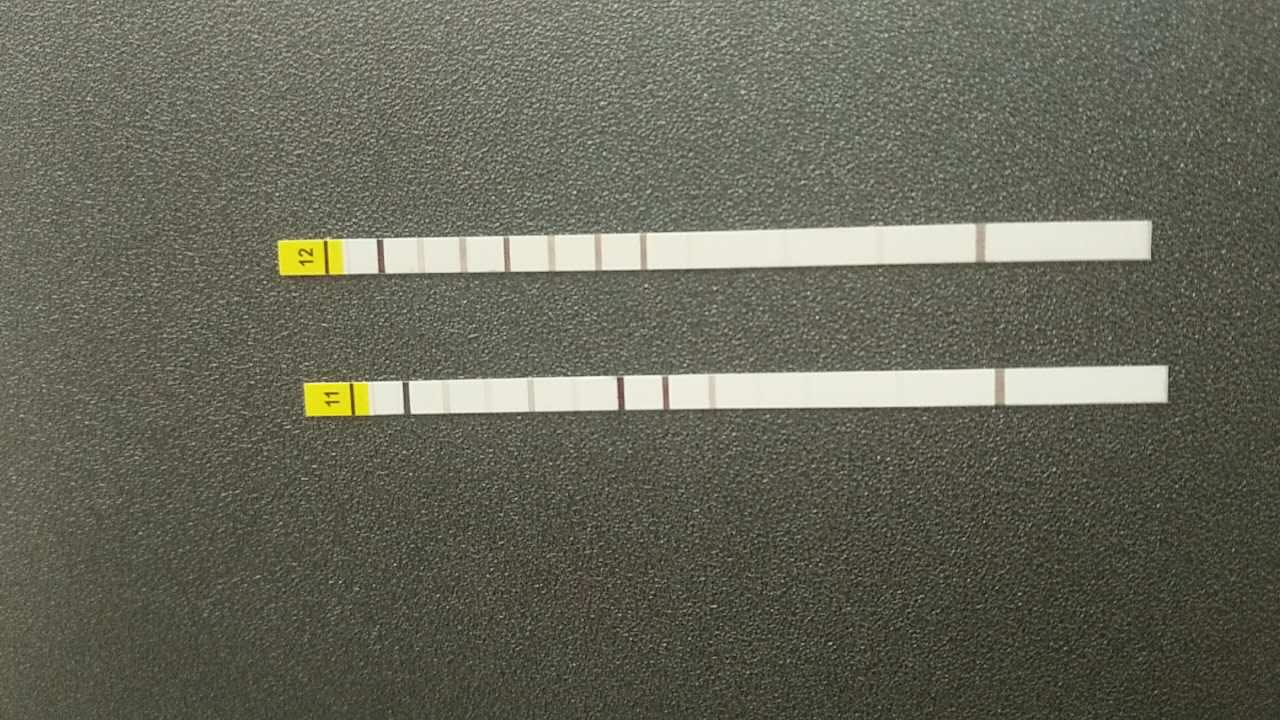
#> input picture test/WechatIMG19.jpeg, 1280 x 720 px
$ python test.py
#> lines starting #> are read from the running program, lines starting #| are printed output that depends on the picture; after the words box and inside, x2 and y2 are one past the last pixel; in counts of white or black regions, pixels touching at a corner belong together; long printed decimals are rounded
import cv2
import numpy as np

src = cv2.imread('WechatIMG19.jpeg')
#> src is the input picture: shape (720, 1280, 3); mean B, G, R 89.1, 103.1, 102.7
# src = cv2.imread('scene.jpg')

gray = cv2.cvtColor(src, cv2.COLOR_RGB2GRAY)
cv2.imshow('1-grey.png', gray)

retval, bw = cv2.threshold(gray, 80.0, 255.0, cv2.THRESH_BINARY)
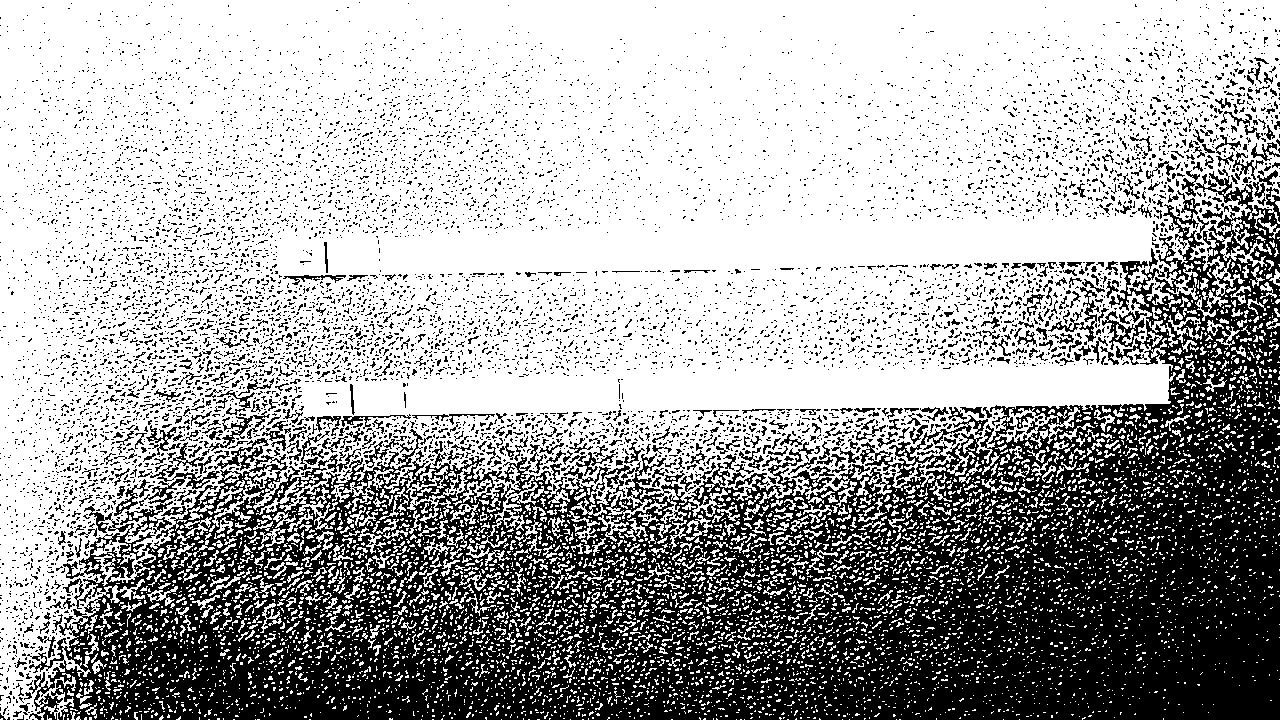
#> bw: shape (720, 1280); 65.7% white; 8714 black regions (8273 under 20 px), largest, box (x1, y1, x2, y2) and area: (27, 169, 1280, 720) 261480, (209, 411, 270, 451) 480, (1102, 311, 1145, 350) 477
cv2.imshow('2-bw.png', bw)

range = cv2.inRange(src, (0, 0, 0), (100, 100, 100))
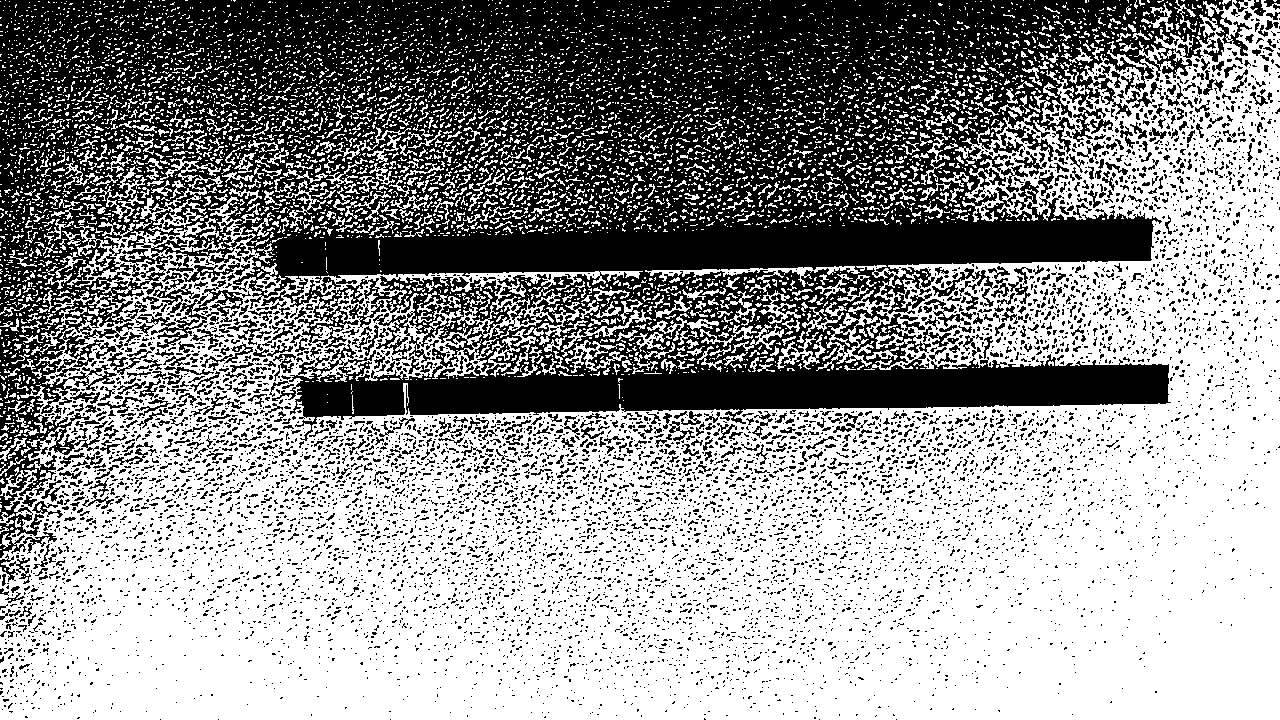
#> range: shape (720, 1280); 57.3% white; 8139 black regions (7510 under 20 px), largest, box (x1, y1, x2, y2) and area: (0, 0, 1252, 496) 322981, (137, 279, 219, 349) 1312, (0, 491, 57, 558) 1195
cv2.imshow('3-range.png', range)

invert = cv2.bitwise_not(range)
cv2.imshow('4-invert.png', invert)

canny = cv2.Canny(src, 100, 200, 3)
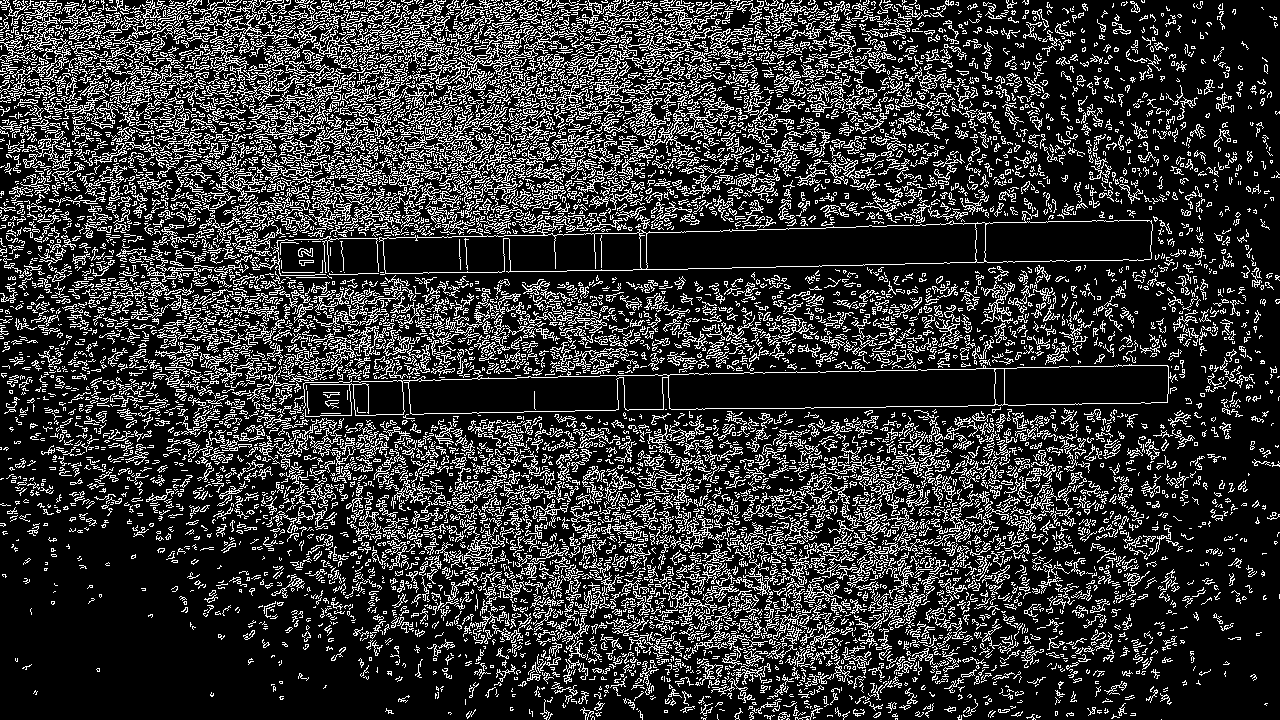
#> canny: shape (720, 1280); 20.8% white in thin lines or dots
cv2.imshow('canny', canny)

lines = cv2.HoughLines(canny, 1, np.pi / 180, 100)

for line in lines:
     print(line)
     for rho,theta in line:
         a = np.cos(theta)
         b = np.sin(theta)
         x0 = a*rho
         y0 = b*rho
         x1 = int(x0 + 100*(-b))
         y1 = int(y0 + 100*(a))
         x2 = int(x0 - 100*(-b))
         y2 = int(y0 - 100*(a))

         cv2.line(src,(x1,y1),(x2,y2),(0,0,255),2)
#> this loop made 28474 passes
#> line on passes 1 to 3: [[280, 1.55]], [[386, 1.55]], [[-4, 2.36]]
#| [[280.         1.553]]
#| [[386.         1.553]]
#| [[-4.         2.356]]
#| [[-71.          2.356]]
#| [[-42.          2.356]]
#| [[-45.          2.356]]
#| [[26.         1.606]]
#| [[-35.          2.356]]
#> (further printed lines are left out)
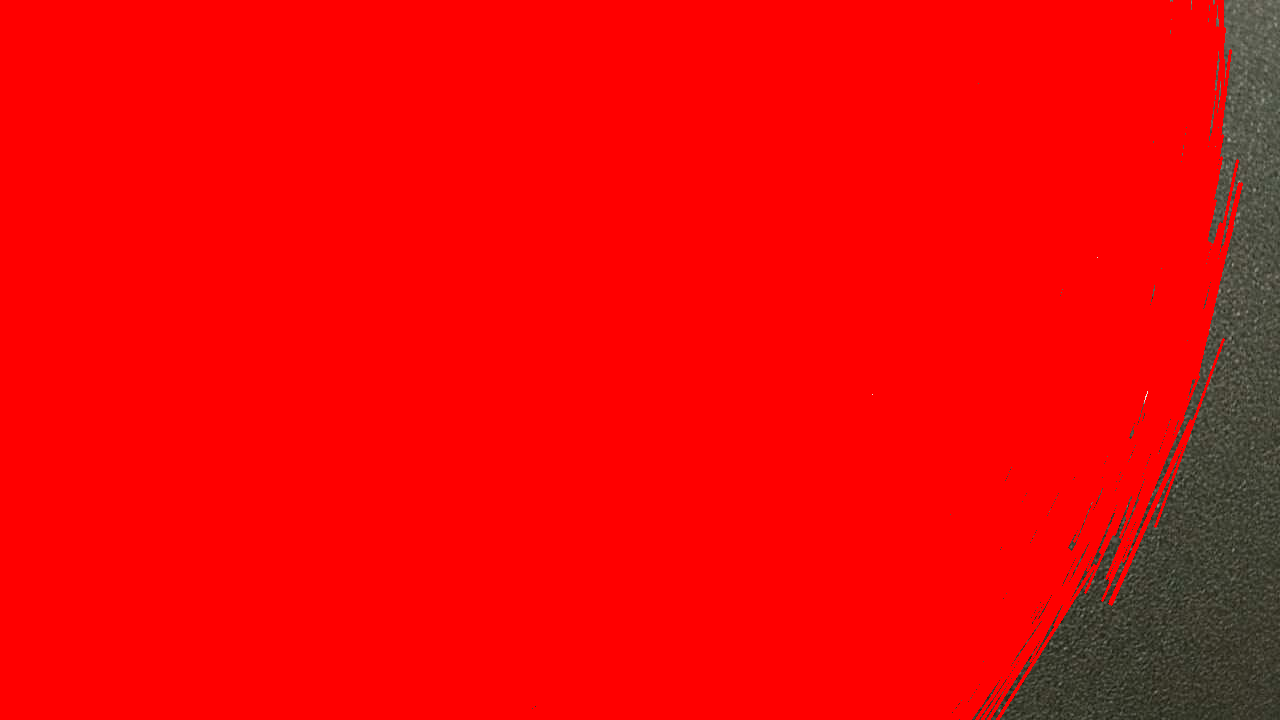
#> src: shape (720, 1280, 3); mean B, G, R 5.1, 6.3, 238.7

cv2.imshow('result', src)
cv2.waitKey()

$ run again, with test/object_in_scene.jpeg copied over test/WechatIMG19.jpeg
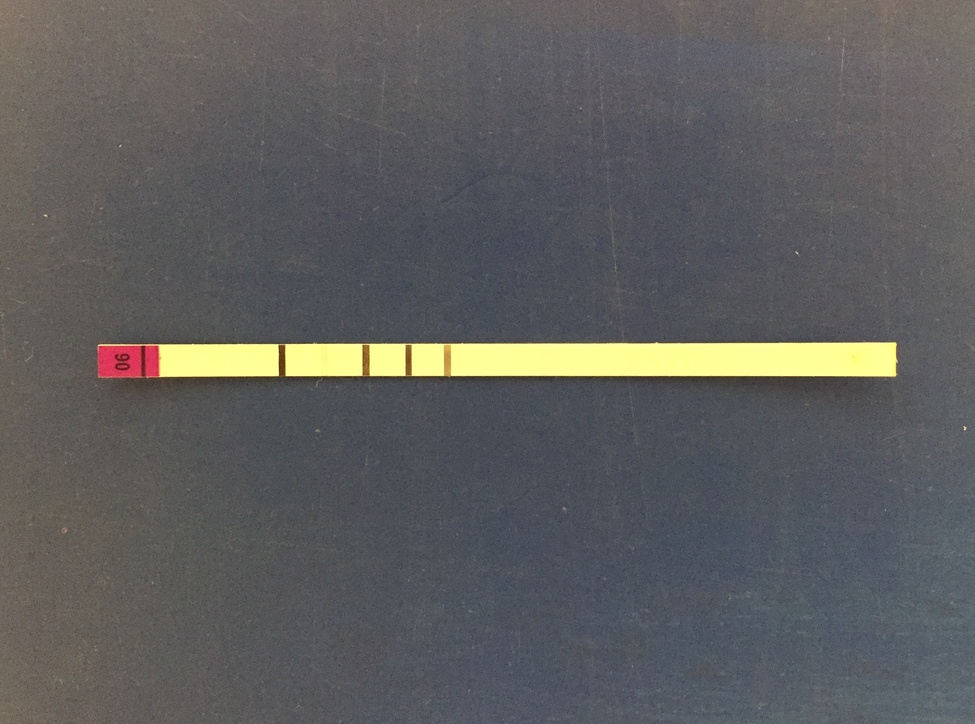
#> input picture test/object_in_scene.jpeg, 975 x 724 px, shrunk from 2631 x 1953 before the run
#> src is the input picture: shape (724, 975, 3); mean B, G, R 94.1, 94.1, 94.3
#> `retval, bw = cv2.threshold(gray, 80.0, 255.0, cv2.THRESH_BINARY)`:
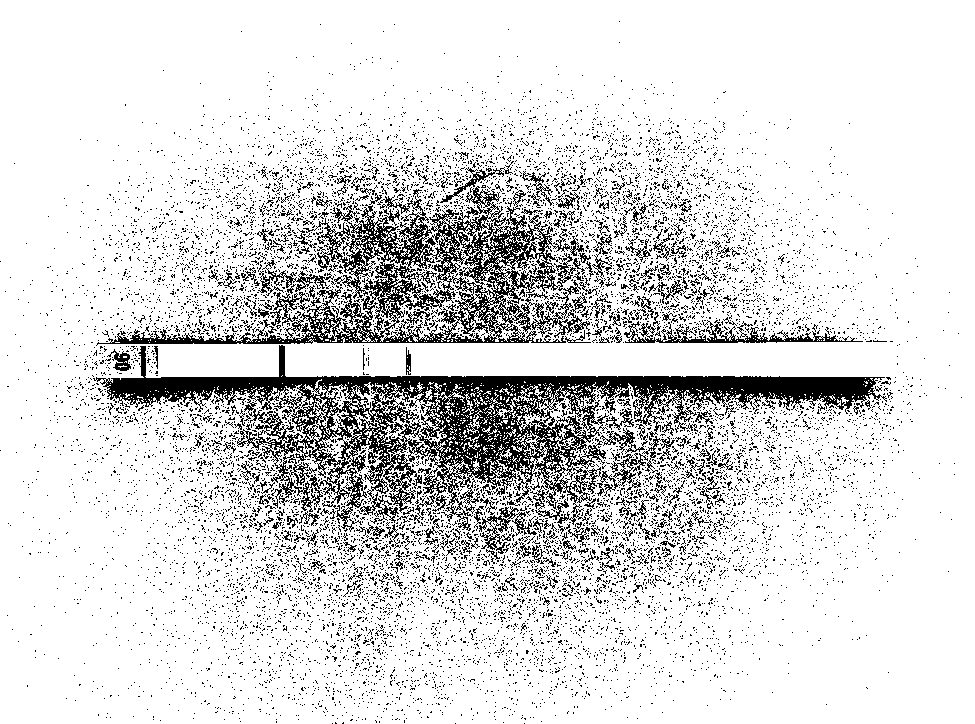
#> bw: shape (724, 975); 86.1% white; black in thin lines or dots
#> range: shape (724, 975); 70.7% white; 8141 black regions (7931 under 20 px), largest, box (x1, y1, x2, y2) and area: (0, 0, 975, 724) 114173, (612, 391, 975, 724) 36886, (93, 340, 901, 380) 26920
#> canny: shape (724, 975); 0.34% white in thin lines or dots, all inside (x1, y1, x2, y2) = (23, 37, 967, 692)
#> lines = [[376, 1.57], [343, 1.57], [348, 1.55], [384, 1.55], [356, 1.55]]
#> the loop `for line in lines:` made 5 passes
#> (printed output is left out)
#> after the loop `for line in lines:`:
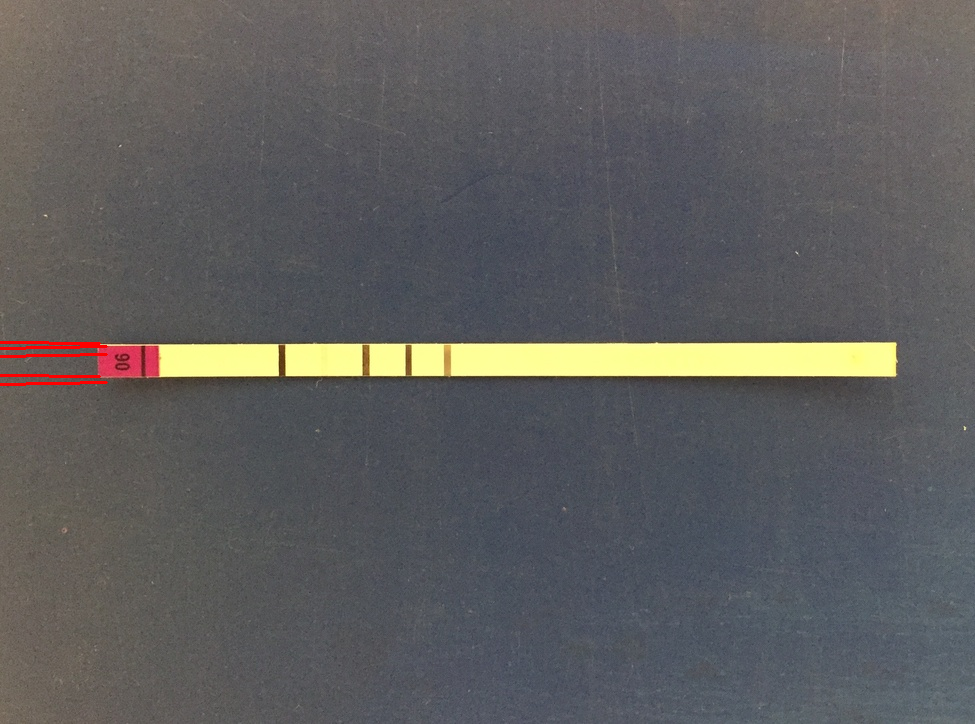
#> src: shape (724, 975, 3); 0.22% of pixels changed, all inside (x1, y1, x2, y2) = (0, 341, 108, 386)
